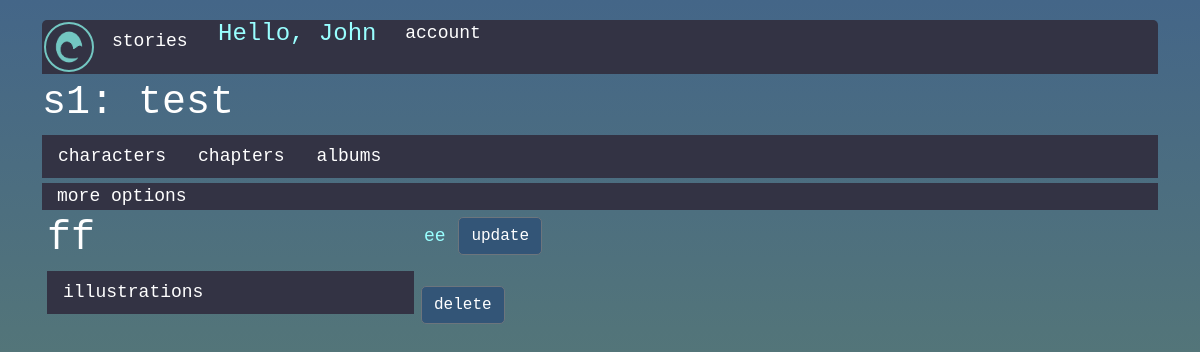
/illustration/illustration?id=1 (signed in), run on the app's committed database.
### app/models.py (models this page shows, shortened)
class User(UserMixin, db.Model):
    __tablename__ = 'users'
    id = db.Column(db.Integer, primary_key=True)
    username = db.Column(db.String(70))
    password_hash = db.Column(db.String(1000))
    @property
    def password(self):
        raise AttributeError("Not a readable attribute")
    theme = db.Column(db.String(70), default="css/styles.css")
    stories = db.relationship('Story', backref='user', lazy='dynamic')

class Story(db.Model):
    __tablename__ = 'stories'
    id = db.Column(db.Integer, primary_key=True)
    title = db.Column(db.String(70))
    description = db.Column(db.Text)
    cover = db.Column(db.LargeBinary)
    user_id = db.Column(db.Integer, db.ForeignKey('users.id'))
    concepts = db.relationship('Concept', backref='story', lazy='dynamic')
    characters = db.relationship('Character', backref='story', lazy='dynamic')
    groups = db.relationship('Group', backref='story', lazy='dynamic')
    items = db.relationship('Item', backref='story', lazy='dynamic')
    chapters = db.relationship('Chapter', backref='story', lazy='dynamic')
    albums = db.relationship('Album', backref='story', lazy='dynamic')

class Character(db.Model):
    __tablename__ = 'characters'
    id = db.Column(db.Integer, primary_key=True)
    name = db.Column(db.String(70))
    birthday = db.Column(db.Date)
    description = db.Column(db.Text)
    cover = db.Column(db.LargeBinary)
    story_id = db.Column(db.Integer, db.ForeignKey('stories.id'))
    lines = db.relationship('Line', backref='character', lazy='dynamic')
    texts = db.relationship('Text', backref='character', lazy='dynamic')
    illustrations = db.relationship('Illustration', backref='character', lazy='dynamic')
    supcharacters = db.relationship('Supcharacter',
                             secondary=inclusions4,
                             backref=db.backref('characters', lazy='dynamic'),
                             lazy='dynamic')
    groups = db.relationship('Group',
                             secondary=inclusions,
                             backref=db.backref('characters', lazy='dynamic'),
                             lazy='dynamic')

class Illustration(db.Model):
    __tablename__ = 'illustrations'
    id = db.Column(db.Integer, primary_key=True)
    description = db.Column(db.Text)
    image = db.Column(db.LargeBinary)
    character_id = db.Column(db.Integer, db.ForeignKey('characters.id'))

### app/illustration/views.py (the view)
@illustration.route('/illustration', methods=['GET', 'POST'])
@login_required
def illustration_():
    id = request.args.get('id')
    illustr = Illustration.query.get(id)
    character = Character.query.get(illustr.character_id)
    story = Story.query.get(character.story_id)
    filename = 'tmp/'+str(current_user.id)+'/'+str(story.id)+'_il'+str(character.id)+str(illustr.id)+'.png'
    return render_template('illustration/illustration.html', illustr=illustr, story=story, character=character, filename = filename, theme=current_user.theme)

### app/models.py (called while the page is built)
@login_manager.user_loader
def load_user(user_id):
    return User.query.get(int(user_id))

### app/templates/illustration/illustration.html (shortened to what this page needs)
{% extends 'base.html' %}
{% block style %}
    <link rel="stylesheet" href=" {{ url_for('static', filename=theme ) }} ">
{% endblock %}
{% block nav %}
{% include 'story-nav.html'   %}
{% endblock %}
{% block content %}
<div>
    <h1>
        {{ render_link('character.character_', character.name, id=character.id, class='story-link') }}
    </h1>
    <ul class="nav">
        {{ render_nav_item('illustration.index', 'illustrations', id=character.id) }}
    </ul>
</div>
<div class="illustration-container">
    <div>
        {{ illustr.description }}
        <button onclick="update({{illustr.id}});"  class="btn btn-secondary" >update</button>
    </div>
    <div>
    </div>
    <button class="btn btn-secondary" onclick="delete_illustration({{illustr.id}}, {{character.id}});">delete</button>
</div>
{% endblock %}

### app/templates/base.html (shortened to what this page needs)
{% from 'bootstrap5/form.html' import render_form   %}
{% from 'bootstrap5/pagination.html' import render_pagination  %}
{% from 'bootstrap5/utils.html' import render_messages %}
{% from 'bootstrap5/nav.html' import render_nav_item %}
{% from 'macros/_link.html' import render_link   %}
<!DOCTYPE html>
<html lang="en">
<head>
    {{ bootstrap.load_css() }}
    {% if current_user.is_authenticated %}
        {% block style %}
        {% endblock %}
    {% else %}
        <link rel="stylesheet" href=" {{ url_for('static', filename='css/styles.css') }} ">
    {% endif %}
</head>
<body>
    <div class="container">
        {% if current_user.is_authenticated %}
            <ul class="nav" id="main_nav">
                <li><img src=" {{ url_for('static', filename='images/logo.png' ) }} " id="logo"></li>
                {{ render_nav_item('main.index', 'stories') }}
                <li> <h4>&nbsp;Hello, {{current_user.username}} &nbsp;</h4> </li>
                <li>
                    <a href="javascript:void(0)" onclick="document.getElementById('light').style.display='block';document.getElementById('faded').style.display='block';" class="story-link">account</a>
                </li>
            </ul>
        {% endif %}
        {% block nav %}
        {% endblock %}
        <div id="content">
            {% block content %}
            {% endblock %}
        </div>
    </div>
</body>
</html>

### app/templates/macros/_link.html (shortened to what this page needs)
{% macro render_link(endpoint, text, class=None, ID=None) %}
    <a href=" {{ url_for(endpoint, **kwargs ) }} "
    {% if class != None%}
        class = {{ class }}
    {% endif %}
    >{{text}}</a>
{% endmacro %}

### app/templates/story-nav.html (shortened to what this page needs)
<h1>
    {{render_link('main.story', story.title, id=story.id, class='story-link')}}
</h1>
<ul class="nav">
    {{ render_nav_item('character.index', 'characters', id=story.id) }}
    {{ render_nav_item('chapter.index', 'chapters', id=story.id) }}
    {{ render_nav_item('album.index', 'albums', id=story.id) }}
</ul>
<div >
    <a href="javascript:void(0)" onclick="document.getElementById('light_nav').style.display='block';document.getElementById('faded_nav').style.display='block';" id="more_options" class="nav story-link">more options</a>
</div>

### app/static/css/styles.css (style rules this page uses)
body { background: linear-gradient(#468, #577, #467); background-repeat: no-repeat; background-position: center; background-size: cover; background-attachment: fixed; }
body { color: #9ff; font-family: 'Courier New', Courier, monospace; font-size: large; padding: 10px; }
.nav { background-color: #334; margin-bottom: 5px; }
#main_nav { border-radius: 5px 5px 0px 0px; }
#more_options { padding-left: 15px; }
#logo { margin: 2px; border: 2px solid #73c7c2; width: 50px; border-radius: 50%; }
.container, #del-upd { padding-top: 10px; padding-bottom: 10px; }
#content { display: grid; grid-template-columns: 1fr 2fr; }
#content div { margin-left: 5px; }
.illustration-container { width: fit-content; }
.btn-secondary, button { border-radius: 5px; margin: 2px; background-color: #357; color: white; }
.story-link, .nav-link, .page-link { text-decoration: none; color: white; }
ul { list-style-type: none; }

### data on the page
User: username "John"
Story: title "s1: test", id "characters", id "chapters", id "albums"
Character: name "ff", id "illustrations"
Illustration: description "ee"

### other printed values
{{ render_nav_item('main.index', 'stories') }} "stories"
